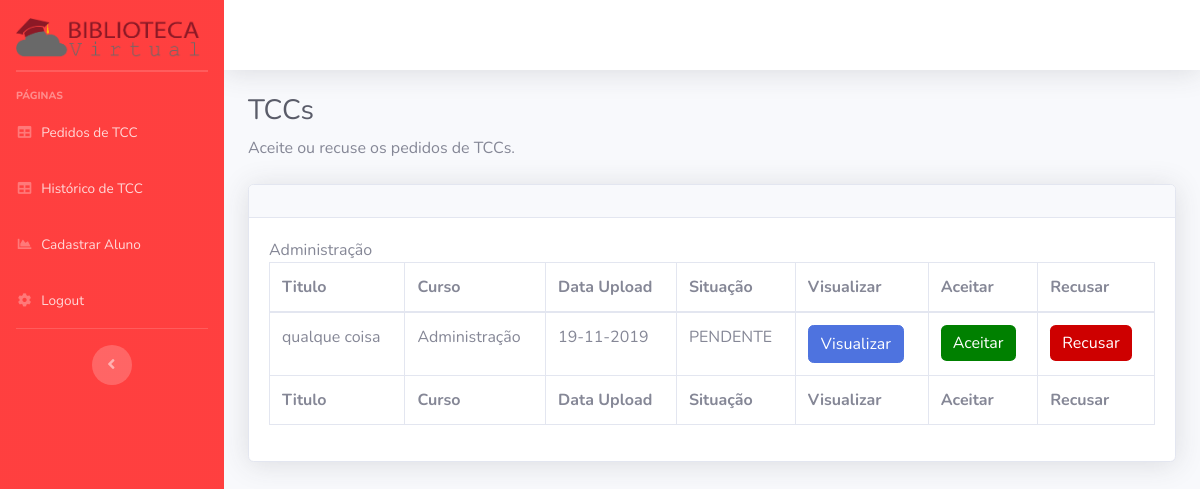
Screenshot of /admin/alterarStatusAceito.php (signed in) with the database file from the repository.
### tables this page shows
CREATE TABLE IF NOT EXISTS `tb_tcc` (
  `id_tcc` int(11) NOT NULL AUTO_INCREMENT,
  `nome_orientador_tcc` varchar(255) NOT NULL,
  `titulo_tcc` varchar(255) NOT NULL,
  `resumo_tcc` text NOT NULL,
  `ano_formacao_tcc` year(4) NOT NULL,
  `semestre_tcc` enum('1','2') NOT NULL,
  `data_upload_tcc` date NOT NULL,
  `arquivo_tcc` varchar(255) NOT NULL,
  `executavel_tcc` varchar(255) DEFAULT NULL,
  `palavra_chave_tcc` varchar(255) NOT NULL,
  `status_tcc` enum('APROVADO','PENDENTE','REPROVADO') NOT NULL DEFAULT 'PENDENTE',
  `id_grupo` int(11) NOT NULL,
  PRIMARY KEY (`id_tcc`)
);

CREATE TABLE IF NOT EXISTS `tb_grupo` (
  `id_grupo` int(11) NOT NULL AUTO_INCREMENT,
  `login_representante_grupo` varchar(255) NOT NULL,
  `email_representante_grupo` varchar(255) NOT NULL,
  `senha_representante_grupo` varchar(100) NOT NULL,
  `status_representante_grupo` enum('ATIVO','INATIVO') NOT NULL DEFAULT 'ATIVO',
  `curso_representante_grupo` varchar(255) DEFAULT NULL,
  `data_cadastro_representante_grupo` date NOT NULL,
  PRIMARY KEY (`id_grupo`)
);

### admin/alterarStatusAceito.php (called while the page is built, shortened)
<?php
	include_once('pedidos.php');
?>

### admin/listarDadosAdmin.php (called while the page is built, shortened)
<?php
require 'loginAdmin.php';
$usuario_admin = $_SESSION['usuario_admin_session'];
$senha_admin = $_SESSION['senha_admin_session'];
$select = $conn->prepare("SELECT * FROM tb_administrador WHERE rm_admin= :usuario_admin AND senha_admin=:senha_admin ");
        $select->bindValue(":usuario_admin",$usuario_admin);
        $select->bindValue(":senha_admin",$senha_admin);
        $select->execute();
        $dados_admin = $select->fetchAll(PDO::FETCH_OBJ);
        foreach ($dados_admin as $dados){
            $curso_admin = $dados->curso_admin;
        }

### admin/listarTrabalhosPendentes.php (called while the page is built, shortened)
<?php
function listarTrabalhosPendentes(){
	require 'listarDadosAdmin.php';
	$teste = $curso_admin;
    $conn = conexao();
    $select = $conn->prepare("SELECT * FROM tb_tcc INNER JOIN tb_grupo ON (tb_tcc.id_grupo = tb_grupo.id_grupo)
						WHERE tb_tcc.status_tcc = 'PENDENTE' AND tb_grupo.curso_representante_grupo = '$teste'");
    $select->execute();
	$all_pedidos = $select->fetchAll(PDO::FETCH_OBJ);
    return $all_pedidos;
    }
?>

### admin/loginAdmin.php (called while the page is built, shortened)
<?php
    $rm_admin = filter_input(INPUT_POST, 'rm_admin', FILTER_SANITIZE_STRING);
?>

### admin/pedidos.php (the view, shortened to what this page needs)
<?php require_once 'listarDadosAdmin.php';?>
<!DOCTYPE html>
<html lang="pt-br">
<head>
  <link href="vendor/fontawesome-free/css/all.min.css" rel="stylesheet" type="text/css">
  <link href="../assets/bootstrap/css/sb-admin-2.min.css" rel="stylesheet">
  <link href="../assets/bootstrap/css/styleAdmin.css" rel="stylesheet">
  <link href="../assets/vendor/datatables/dataTables.bootstrap4.min.css" rel="stylesheet">
</head>
<body id="page-top">
  <div id="wrapper">
    <ul class="navbar-nav bg-gradient-primary sidebar sidebar-dark accordion" id="accordionSidebar">
      <a class="sidebar-brand d-flex align-items-center justify-content-center" href="index.html">
        <img src="../assets/img/logo.png" alt="Logotipo" id="logo">
      </a>
      <hr class="sidebar-divider">
      <div class="sidebar-heading">
        Páginas
      </div>
      <?php
		require_once "filtroMenu.php";
		?>
      <hr class="sidebar-divider d-none d-md-block">
      <div class="text-center d-none d-md-inline">
        <button class="rounded-circle border-0" id="sidebarToggle"></button>
      </div>
    </ul>
    <div id="content-wrapper" class="d-flex flex-column">
      <div id="content">
        <nav class="navbar navbar-expand navbar-light bg-white topbar mb-4 static-top shadow">
        </nav>
        <div class="container-fluid">
          <h1 class="h3 mb-2 text-gray-800">TCCs</h1>
          <p class="mb-4">Aceite ou recuse os pedidos de TCCs.</p>
          <div class="card shadow mb-4">
            <div class="card-header py-3">
            </div>
            <div class="card-body">
              <div class="table-responsive">
                <table class="table table-bordered" id="dataTable" width="100%" cellspacing="0">
                  <thead>
                    <tr>
                      <th>Titulo</th>
                      <th>Curso</th>
                      <th>Data Upload</th>
                      <th>Situação</th>
					  <th>Visualizar</th>
                      <th>Aceitar</th>
					  <th>Recusar</th>
                    </tr>
                  </thead>
                  <tfoot>
                    <tr>
                      <th>Titulo</th>
                      <th>Curso</th>
                      <th>Data Upload</th>
                      <th>Situação</th>
					  <th>Visualizar</th>
                      <th>Aceitar</th>
					  <th>Recusar</th>
                    </tr>
                  </tfoot>
                  <tbody>
					<?php
						require_once 'listarTrabalhosPendentes.php';
						$all_pedidos = listarTrabalhosPendentes();
						foreach($all_pedidos as $dados){
						require_once 'listarDadosAdmin.php';
					?>
						<tr>
								  <td><?php echo $dados->titulo_tcc;?></td>
								  <td><?php echo $dados->curso_representante_grupo;?></td>
								  <td><?php echo date('d-m-Y', strtotime($dados->data_upload_tcc));?></td>
								  <td><?php echo $dados->status_tcc;?></td>
								  <td><a href='#' class='btn btn-primary' target='_blanck'>Visualizar</a></td>
								  <td><form method='post' action='alterarStatusAceito.php?id_tcc="<?php echo $dados->id_tcc;?>" '><button type='submit' class='btn btn-primary' style='background-color:green; border: none;'>Aceitar</button></form></td>
								  <td><form method='post' action='alterarStatusRecusado.php?id_tcc="<?php echo $dados->id_tcc;?>" '><button type='submit' class='btn btn-primary' style='background-color:#ce0000; border: none;'>Recusar</button></form></td>
								</tr>
					<?php
						}
					?>
                  </tbody>
                </table>
              </div>
            </div>
          </div>
        </div>
      </div>
    </div>
  </div>
</body>
</html>

### rows the page displays
tb_tcc: titulo_tcc "qualque coisa", id_grupo.curso_representante_grupo "Administração", data_upload_tcc "19-11-2019", status_tcc "PENDENTE"
